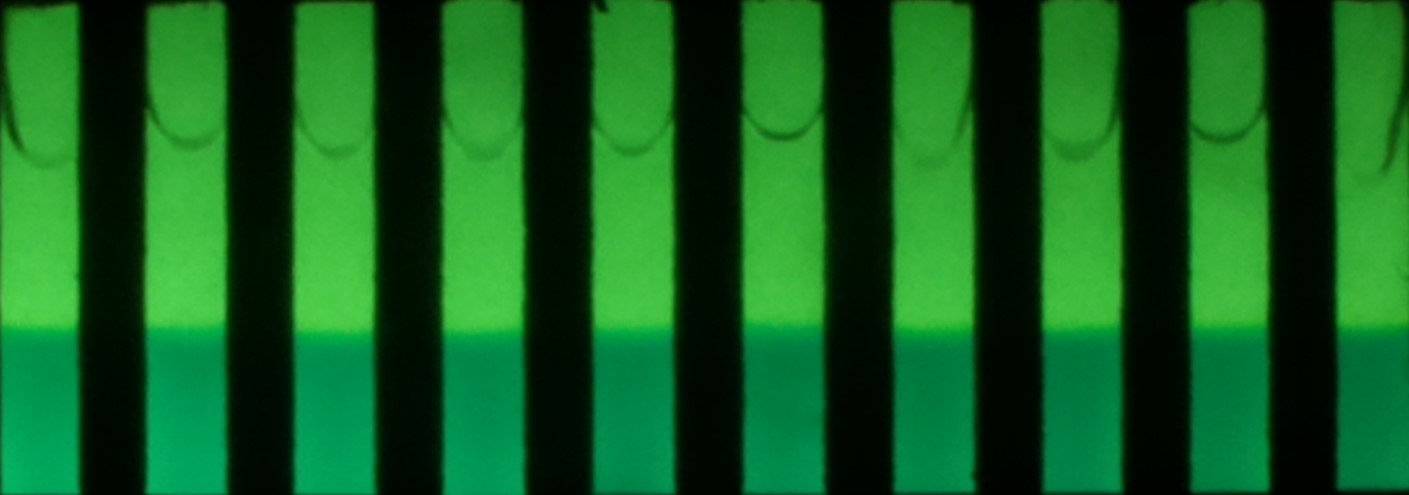
%> input picture cutetNeuGelbFilterImage.jpg, 1409 x 495 px
$ octave --eval "result = farbbioN(imread('cutetNeuGelbFilterImage.jpg'));"   (GNU Octave 9; MATLAB toolbox functions it lacks are replaced by stand-ins)
%> lines starting %> are read from the running program, lines starting %| are printed output that depends on the picture; in (x1, y1, x2, y2) boxes, pixels count from 0 and x2, y2 are one past the last pixel; in counts of white or black regions, pixels touching at a corner belong together; the program's own positions count from 1
% Zerlegung eines Bildes in HSV
% [H,S,V]=farbbioN(I)
% Author: Antje Ohlhoff

function [H,S,V]=farbbioN(I)

H=double(I(:,:,1));
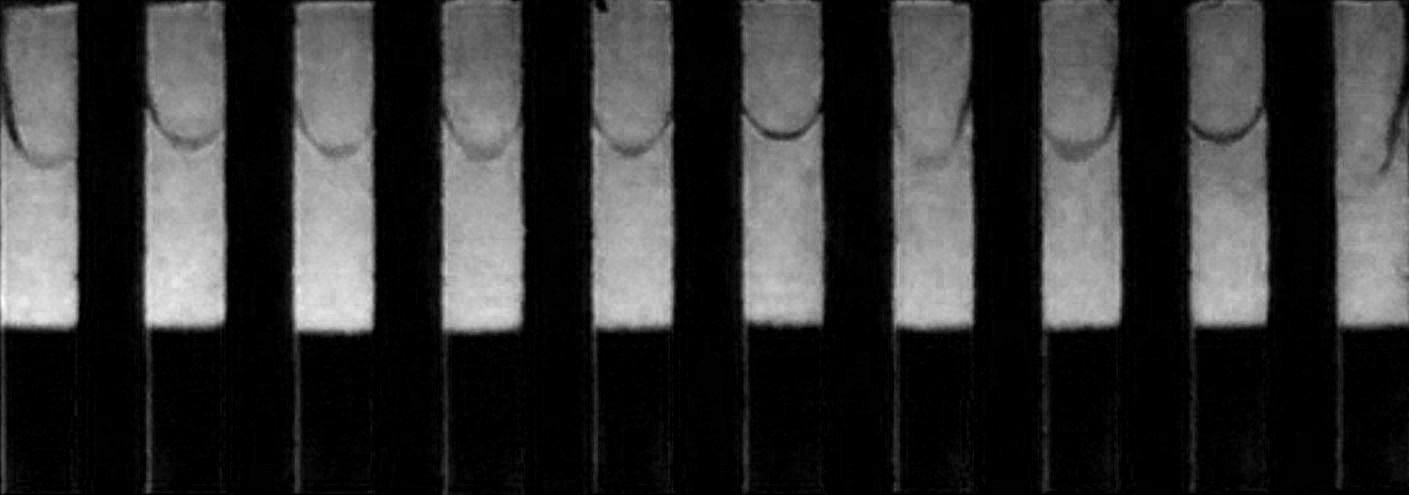
%> H: size 495x1409 double; min 0, max 91, mean 18.9; drawn with min black and max white
S=double(I(:,:,2));
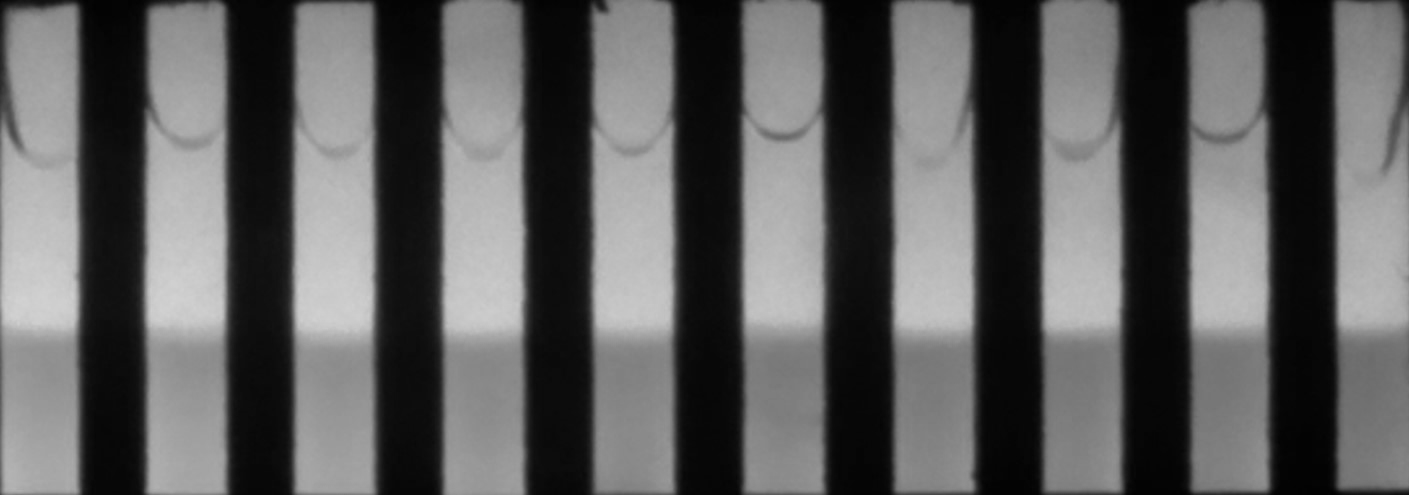
%> S: size 495x1409 double; min 1, max 211, mean 92.9
V=double(I(:,:,3));
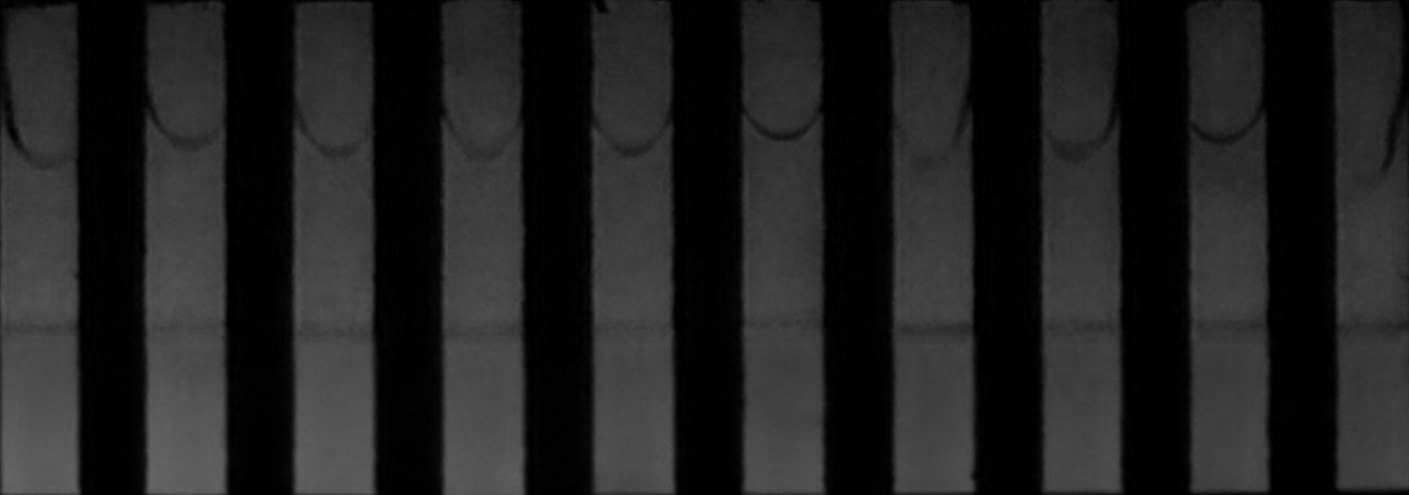
%> V: size 495x1409 double; min 0, max 103, mean 32.8
maS=max(max(S));
%> maS = 211
S=S*255/maS;
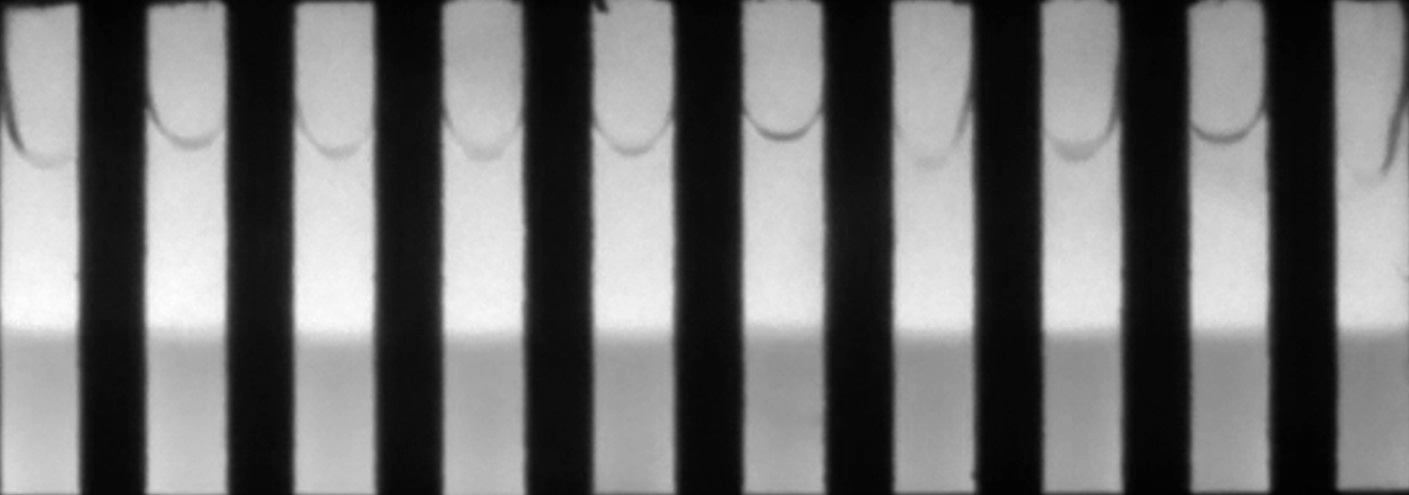
%> S: size 495x1409 double; min 1.21, max 255, mean 112.3
S=uint8(S);
%> S: size 495x1409 uint8
maV=max(max(V));
%> maV = 103
V=V*255/maV;
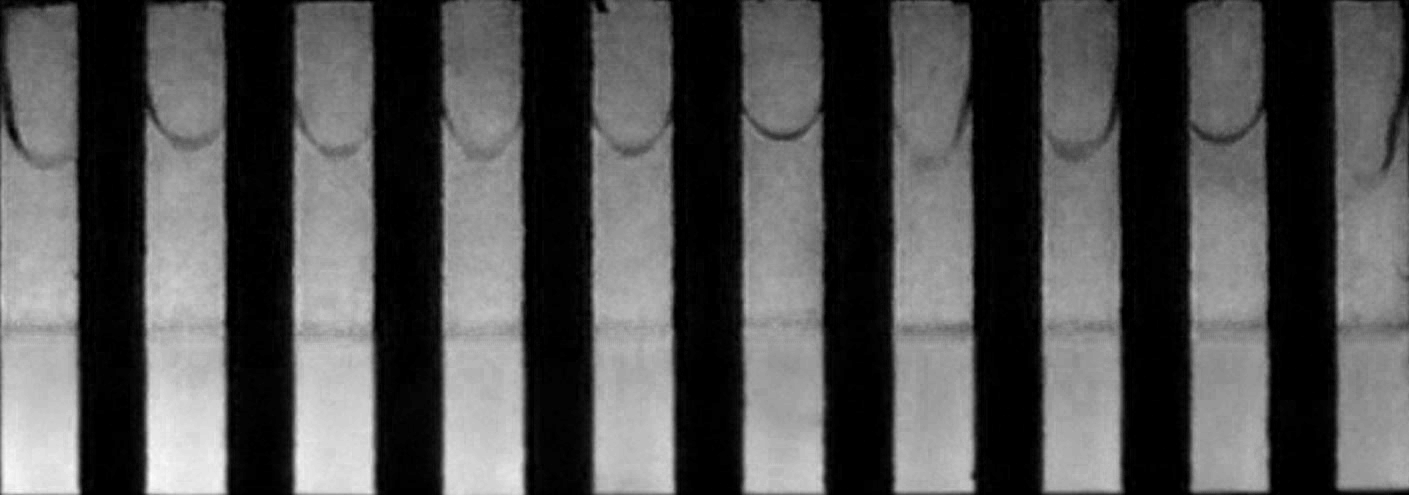
%> V: size 495x1409 double; min 0, max 255, mean 81.2
V=uint8(V);
%> V: size 495x1409 uint8

imwrite(H, 'Bild_H.jpg');
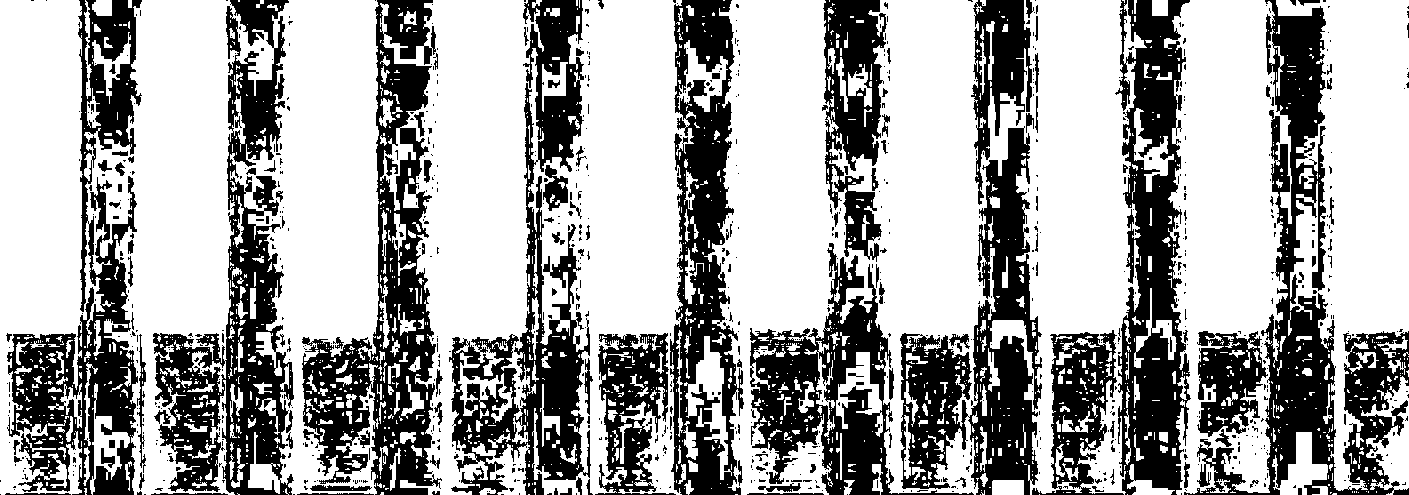
%> saved as Bild_H.jpg: size 495x1409 uint8; 65.1% white; 927 black regions (791 under 20 px), largest, box (x1, y1, x2, y2) and area: (1184, 0, 1409, 495) 26676, (153, 0, 294, 495) 24567, (302, 0, 442, 495) 24181
imwrite(S, 'Bild_S.jpg');
imwrite(V, 'Bild_V.jpg');

$ run again, on gelb_adjust.jpg
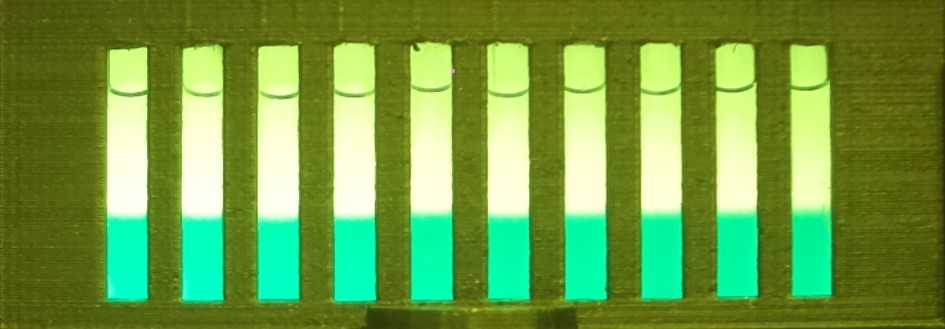
%> input picture gelb_adjust.jpg, 945 x 329 px
%> in farbbioN, `V=double(I(:,:,3));`:
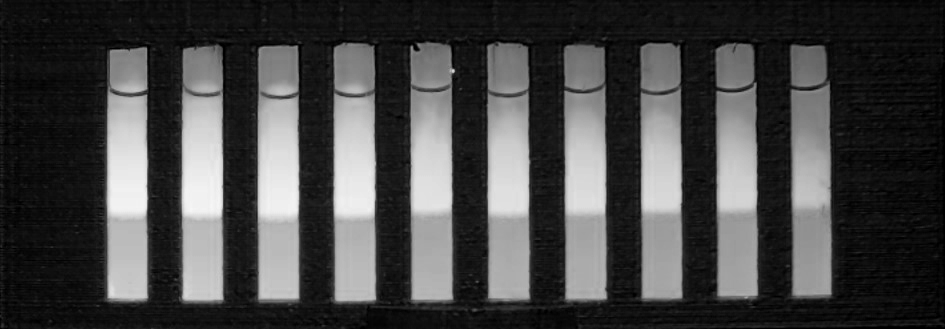
%> V: size 329x945 double; min 0, max 247, mean 69.7
%> maS = 255
%> maV = 247
%> in farbbioN, `imwrite(H, 'Bild_H.jpg');`:
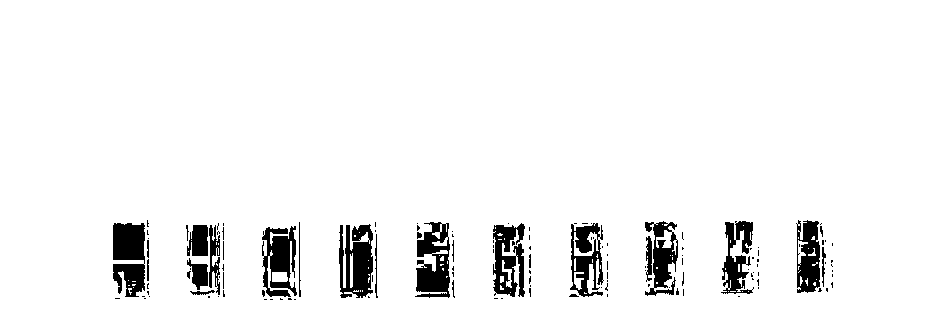
%> saved as Bild_H.jpg: size 329x945 uint8; 94.7% white; 130 black regions (103 under 20 px), largest, box (x1, y1, x2, y2) and area: (113, 223, 145, 297) 1906, (339, 224, 373, 298) 1791, (415, 222, 450, 298) 1741

$ run again, on image1.jpg
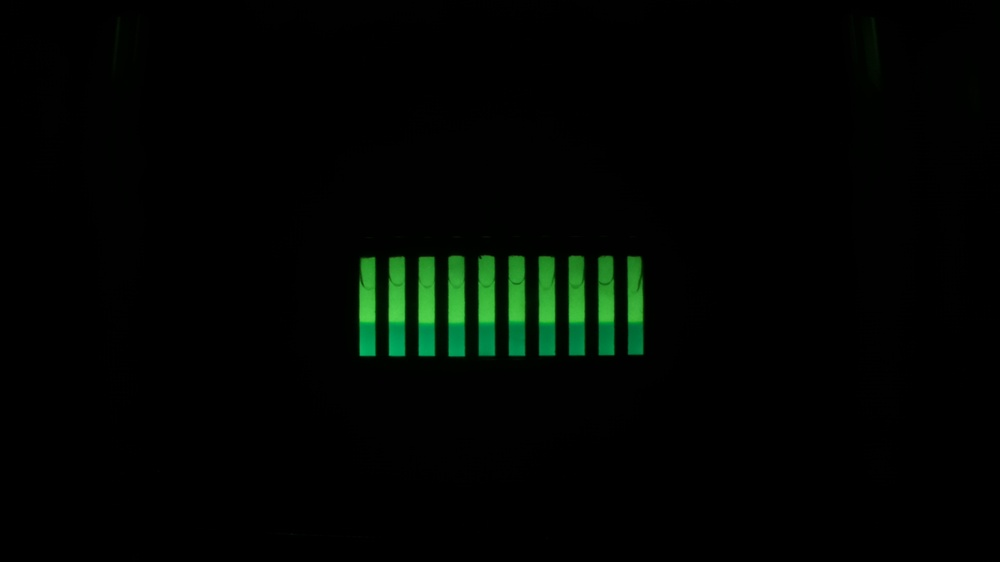
%> input picture image1.jpg, 1000 x 562 px, shrunk from 1920 x 1080 before the run
%> maS = 210
%> in farbbioN, `S=S*255/maS;`:
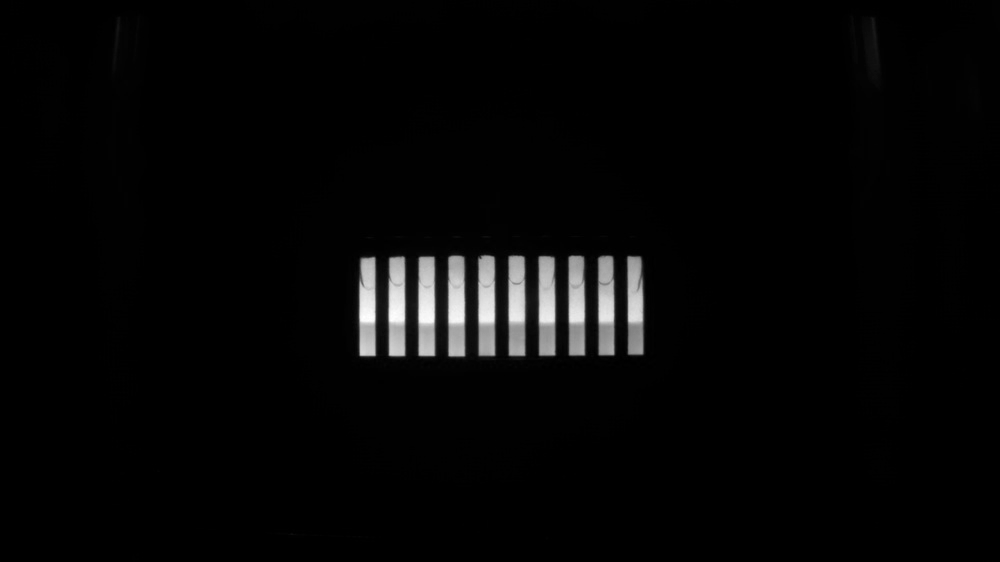
%> S: size 562x1000 double; min 0, max 255, mean 6.1
%> maV = 107
%> in farbbioN, `imwrite(H, 'Bild_H.jpg');`:
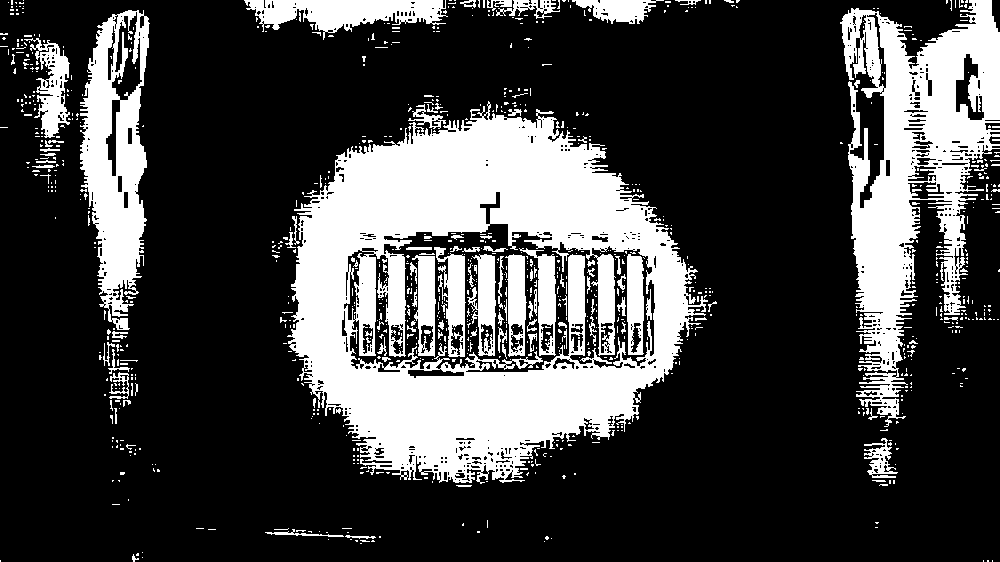
%> saved as Bild_H.jpg: size 562x1000 uint8; 26.3% white; 968 white regions (866 under 20 px), largest, box (x1, y1, x2, y2) and area: (287, 101, 708, 484) 78191, (840, 0, 1000, 427) 30461, (80, 10, 150, 330) 12436
